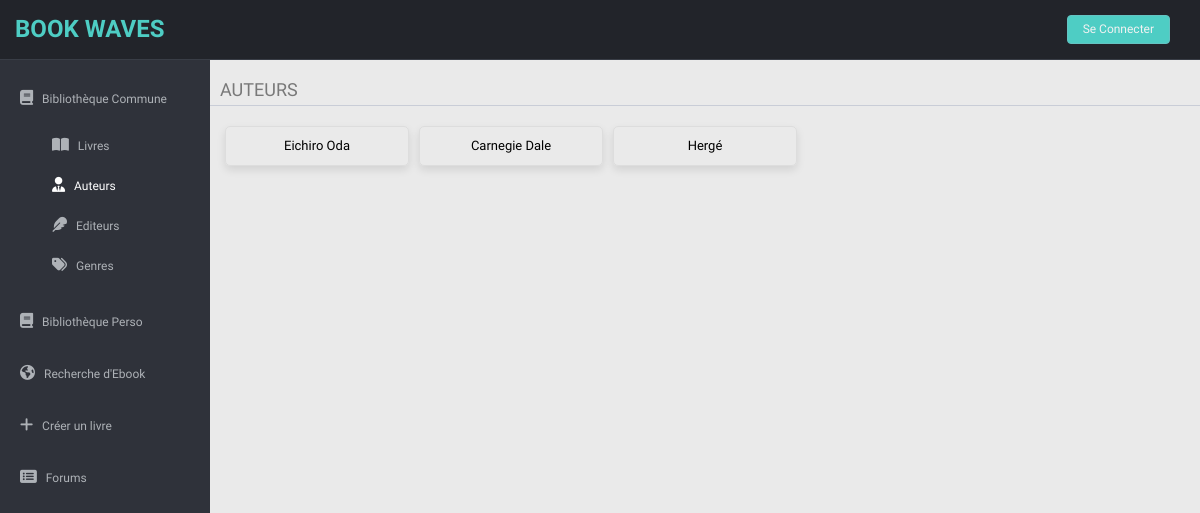
Page /pages_commune/auteurs_commune.php on the earlier database version.
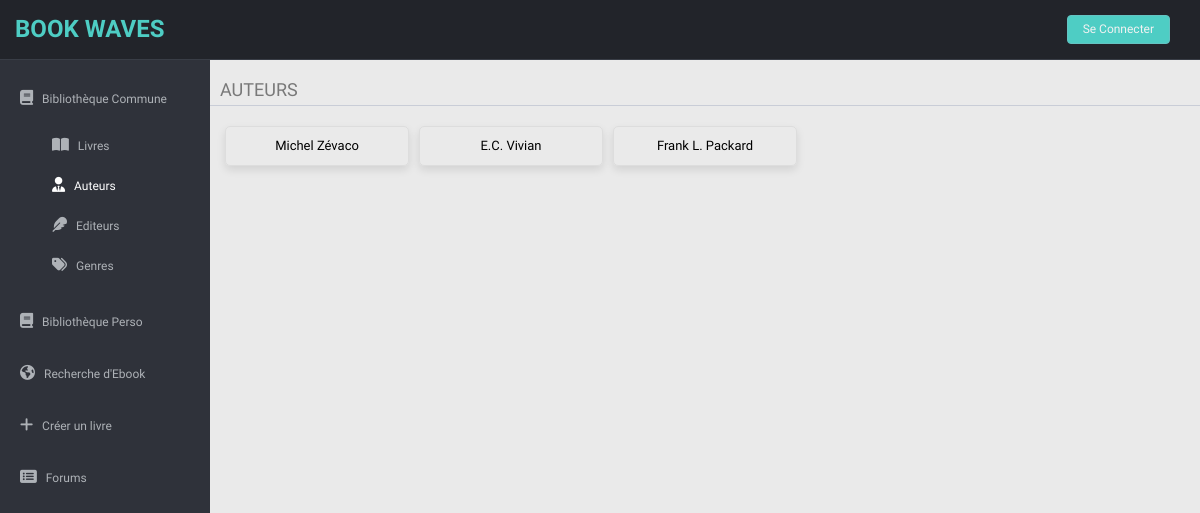
Same page on the later database version.
### tables this page shows
CREATE TABLE auteur (
id INT PRIMARY KEY AUTO_INCREMENT,
nom VARCHAR(75),
datenaissance DATE,
datedeces DATE
);

### pages_commune/auteurs_commune.php (the view, shortened to what the changed rows need)
<?php
$servername = "localhost";
$username = "root";
$password = "";
$database = "Biblio";
$conn = new mysqli($servername, $username, $password, $database);
?>
<!DOCTYPE html>
<html lang="fr">
<head>
    <link href="../lib/bootstrap/css/bootstrap.min.css" rel="stylesheet">
    <link href="../lib/font-awesome/css/font-awesome.css" rel="stylesheet" />
    <link href="../css/style.css" rel="stylesheet">
    <link href="../css/style-responsive.css" rel="stylesheet">
</head>
<body>
    <section id="container">
        <section id="main-content">
            <section class="wrapper">
                <div class="row">
                    <div class="main-chart">
                        <div class="border-head">
                            <div class="container">
                                <?php
                                $conn->set_charset("utf8");
                                $queryauteurs = "SELECT id, nom FROM auteur WHERE id != 1";
                                $resultauteurs = $conn->query($queryauteurs);
                                if ($resultauteurs && $resultauteurs->num_rows > 0) {
                                    while ($roweauteur = $resultauteurs->fetch_assoc()) {
                                        $auteurId = htmlspecialchars($roweauteur['id']);
                                        $auteurName = htmlspecialchars($roweauteur['nom']);
                                        echo '<div class="book">';
                                        echo "<a href='#' class='auteur-link' data-auteur-id='$auteurId'>$auteurName</a>";
                                        echo '</div>';
                                    }
                                } else {
                                    echo "Aucun auteur trouvé dans la base de données.";
                                }
                                echo '</div>';
                                ?>
                            </div>
                        </div>
                    </div>
            </section>
        </section>
</body>
</html>

Differences in the rows shown:
changed auteur: nom "Eichiro Oda" → "Michel Zévaco"
changed auteur: nom "Carnegie Dale" → "E.C. Vivian"
changed auteur: nom "Hergé" → "Frank L. Packard"
